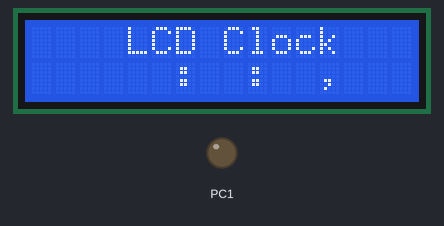
Recording of a program running on a simulated ATmega32, CodeVisionAVR source translated, built with avr-gcc and emulated at 8 MHz. On the bench: 16×2 character LCD, output pins drawn as LEDs (lit = HIGH). Wiring (inferred from the signals the program sends): character LCD (HD44780): RS PC0; E PC2; data PC4, PC5, PC6, PC7. Pins used as bus, display or sensor lines are not drawn.

Above: at 0.05 s.
At 4.99 s:
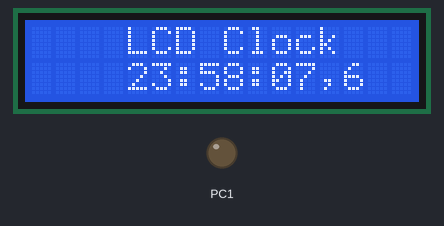
At 9.97 s:
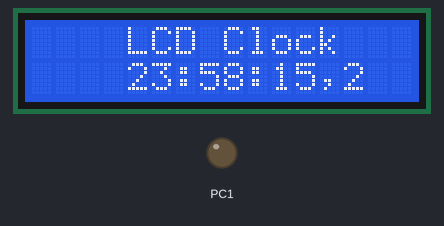
At 19.93 s:
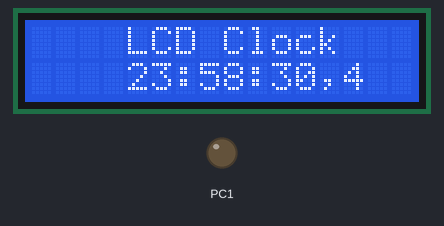
At 29.89 s:
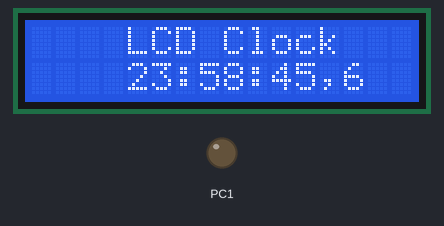
At 39.86 s:
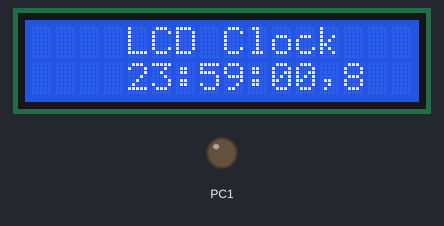

The program:

HW6.c
```c
// (licence header left out)
#include <mega32.h>
#include <stdio.h>

// Alphanumeric LCD functions
#include <alcd.h>

// Declare your global variables here
int clock[7] = {2, 3, 5, 8, 0, 0, 0};

void increase_clock()
{
    clock[6]++;
    if (clock[6] == 10)
    {
        clock[6] = 0;
        clock[5]++;
    }

    if (clock[5] == 10)
    {
        clock[5] = 0;
        clock[4]++;
    }

    if (clock[4] == 6)
    {
        clock[4] = 0;
        clock[3]++;
    }

    if (clock[3] == 10)
    {
        clock[3] = 0;
        clock[2]++;
    }

    if (clock[2] == 6)
    {
        clock[2] = 0;
        clock[1]++;
    }

    if (clock[0] == 2)
    {
        if (clock[1] == 4)
        {
            clock[1] = 0;
            clock[0] = 0;
        }
    }
    else
    {
        if (clock[1] == 10)
        {
            clock[1] = 0;
            clock[0]++;
        }
    }
}

void display_clock()
{
    char charValue;
    lcd_gotoxy(4,1);
    charValue = clock[0]+'0';
    lcd_putchar(charValue);
    charValue = clock[1]+'0';
    lcd_putchar(charValue);

    lcd_gotoxy(7,1);
    charValue = clock[2]+'0';
    lcd_putchar(charValue);
    charValue = clock[3]+'0';
    lcd_putchar(charValue);

    lcd_gotoxy(10,1);
    charValue = clock[4]+'0';
    lcd_putchar(charValue);
    charValue = clock[5]+'0';
    lcd_putchar(charValue);

    lcd_gotoxy(13,1);
    charValue = clock[6]+'0';
    lcd_putchar(charValue);
}

// Timer1 output compare A interrupt service routine
interrupt [TIM1_COMPA] void timer1_compa_isr(void)
{
    increase_clock();
    display_clock();
}

void main(void)
{

// Timer/Counter 1 initialization
// Clock source: System Clock
// Clock value: 31.250 kHz
// Mode: CTC top=OCR1A
// OC1A output: Discon.
// OC1B output: Discon.
// Noise Canceler: Off
// Input Capture on Falling Edge
// Timer1 Overflow Interrupt: Off
// Input Capture Interrupt: Off
// Compare A Match Interrupt: On
// Compare B Match Interrupt: Off
TCCR1A=0x00;
TCCR1B=0x0B;
TCNT1H=0x00;
TCNT1L=0x00;
ICR1H=0x00;
ICR1L=0x00;
OCR1AH=0x20;
OCR1AL=0x00;
OCR1BH=0x00;
OCR1BL=0x00;

// Timer(s)/Counter(s) Interrupt(s) initialization
TIMSK=0b00010010;

// Global enable interrupts
#asm("sei")
// Declare your local variables here
// Alphanumeric LCD initialization
// Connections are specified in the
// Project|Configure|C Compiler|Libraries|Alphanumeric LCD menu:
// RS - PORTC Bit 0
// RD - PORTC Bit 1
// EN - PORTC Bit 2

// D4 - PORTC Bit 4
// D5 - PORTC Bit 5
// D6 - PORTC Bit 6
// D7 - PORTC Bit 7
// Characters/line: 16
lcd_init(16);
lcd_gotoxy(4,0);
lcd_puts("LCD Clock");
lcd_gotoxy(6,1);
lcd_putchar(':');
lcd_gotoxy(9,1);
lcd_putchar(':');
lcd_gotoxy(12,1);
lcd_putchar(',');


while (1)
      {
      // Place your code here

      }
}
```
